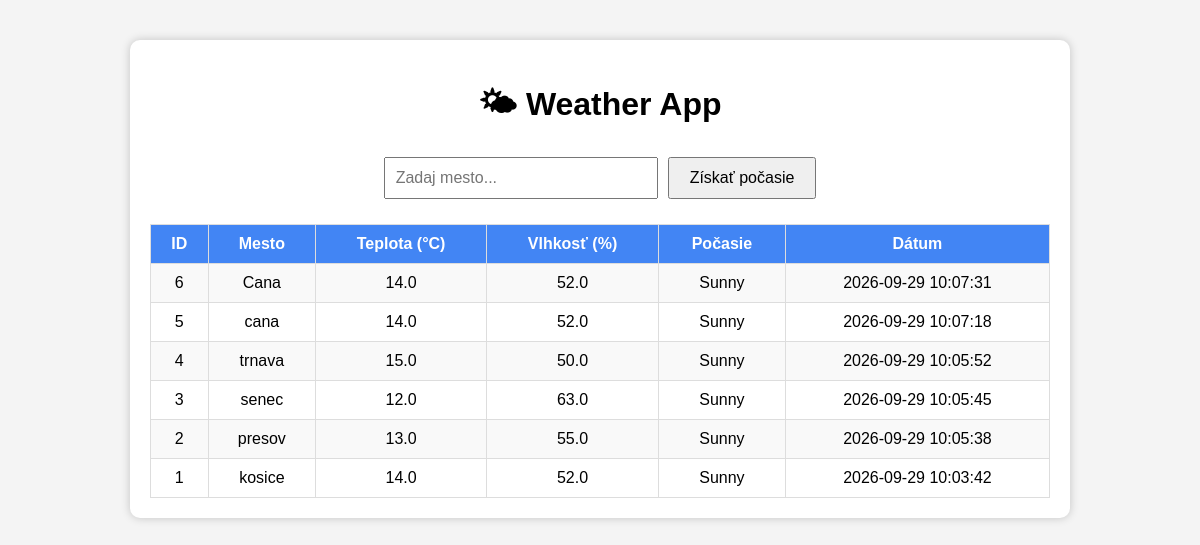
The page / on the database its author committed.
### tables this page shows
CREATE TABLE weather_data (
            id INTEGER PRIMARY KEY AUTOINCREMENT,
            mesto TEXT,
            teplota REAL,
            vlhkost REAL,
            pocasie TEXT,
            datum TEXT
        );

### app.py (the view)
@app.route("/")
def index():
    conn = sqlite3.connect(DB_NAME)
    c = conn.cursor()
    c.execute("SELECT * FROM weather_data ORDER BY id DESC")
    data = c.fetchall()
    conn.close()
    return render_template("index.html", data=data)

### templates/index.html (shortened to what this page needs)
<!DOCTYPE html>
<html lang="sk">
<head>
</head>
<body>
<div class="container">
<h1>🌤 Weather App</h1>
<form action="/add" method="POST">
<input
        type="text"
        name="mesto"
        placeholder="Zadaj mesto..."
        required>
<button type="submit">
        Získať počasie
</button>
</form>
<table>
<tr>
<th>ID</th>
<th>Mesto</th>
<th>Teplota (°C)</th>
<th>Vlhkosť (%)</th>
<th>Počasie</th>
<th>Dátum</th>
</tr>
    {% for row in data %}
<tr>
<td>{{ row[0] }}</td>
<td>{{ row[1] }}</td>
<td>{{ row[2] }}</td>
<td>{{ row[3] }}</td>
<td>{{ row[4] }}</td>
<td>{{ row[5] }}</td>
</tr>
    {% endfor %}
</table>
</div>
</body>
</html>

### templates/index.html (style rules this page uses)
body { font-family: Arial, Helvetica, sans-serif; background:#f4f4f4; margin:40px; }
.container { width:900px; margin:auto; background:white; padding:20px; border-radius:10px; box-shadow:0 0 10px rgba(0,0,0,.2); }
h1 { text-align:center; }
form { display:flex; justify-content:center; gap:10px; margin-bottom:25px; }
input { padding:10px; width:250px; font-size:16px; }
button { padding:10px 20px; font-size:16px; cursor:pointer; }
table { width:100%; border-collapse:collapse; }
th, td { border:1px solid #ddd; padding:10px; text-align:center; }
th { background:#4285f4; color:white; }
tr:nth-child(even) { background:#f9f9f9; }

### rows shown on the page
weather_data: id "6", mesto "Cana", teplota "14.0", vlhkost "52.0", pocasie "Sunny", datum "2026-09-29 10:07:31"
weather_data: id "5", mesto "cana", teplota "14.0", vlhkost "52.0", pocasie "Sunny", datum "2026-09-29 10:07:18"
weather_data: id "4", mesto "trnava", teplota "15.0", vlhkost "50.0", pocasie "Sunny", datum "2026-09-29 10:05:52"
weather_data: id "3", mesto "senec", teplota "12.0", vlhkost "63.0", pocasie "Sunny", datum "2026-09-29 10:05:45"
weather_data: id "2", mesto "presov", teplota "13.0", vlhkost "55.0", pocasie "Sunny", datum "2026-09-29 10:05:38"
weather_data: id "1", mesto "kosice", teplota "14.0", vlhkost "52.0", pocasie "Sunny", datum "2026-09-29 10:03:42"
